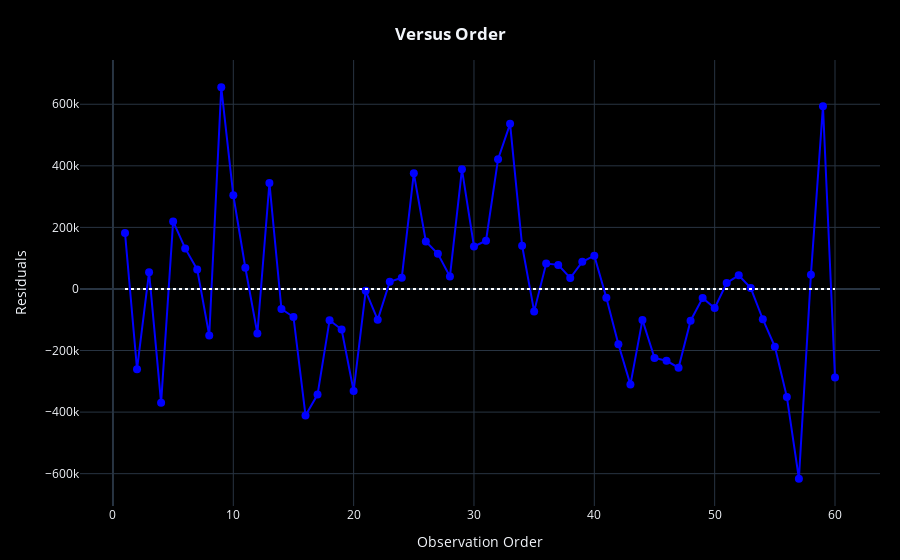

Write notebook code for a chart like this one.
### Markdown cell above
# 3. Supuesto de Errores No Correlacionados

Para que un modelo de regresión lineal sea válido, los errores o residuales deben ser independientes entre sí. Esto significa que el valor de un error no debe depender del valor de los errores anteriores, es decir, los errores deben estar no correlacionados. Si se presenta correlación, el modelo podría estar dejando patrones sin explicar, afectando la precisión de sus predicciones.

## Método Gráfico: Versus Order Plot

Una forma de validar la no correlación de los errores es mediante el Versus Order Plot. En este gráfico, el eje "x" representa la posición de cada observación en el orden temporal (1, 2, ..., n), y el eje "y" muestra el valor de los residuales. Este gráfico ayuda a identificar si los errores siguen algún patrón en función del tiempo u orden de observación. Si no se observa ningún patrón claro o tendencia en la dispersión de los puntos, podemos asumir que los errores no están correlacionados.

### Análisis Gráfico
Al observar el Versus Order Plot, notamos que no se presenta ningún patrón discernible o tendencia evidente en los residuales a través del tiempo, lo cual sugiere que los errores no están correlacionados. Por esta razón, podemos concluir que el supuesto de no correlación se cumple en base al análisis gráfico.

## Método Analítico: Prueba de Durbin-Watson

Para complementar la validación de este supuesto, utilizamos la prueba de Durbin-Watson, que es una prueba estadística que detecta la presencia de autocorrelación de primer orden en los errores de un modelo de regresión. Esta prueba es útil en contextos donde los errores se registran a intervalos de tiempo regulares y puede confirmar si existe correlación entre errores consecutivos.

### Análisis de la Prueba de Durbin-Watson
En este caso, los resultados de la prueba de Durbin-Watson no fueron concluyentes, por lo cual nos basamos en el análisis visual obtenido del Versus Order Plot. Dado que el gráfico no muestra un patrón de correlación, concluimos que se cumple el supuesto de no correlación en los errores.

### Code cell
fig = mejorModelo['versus_order'].update_layout(hovermode='x unified', margin=dict(r=20, b=20), autosize=True, plot_bgcolor='#000', paper_bgcolor='#000').update_xaxes(showticklabels=True).update_traces(hoverlabel=dict(bgcolor='#fff'))

fig.show(config=config)

### Figure 1 — Plotly figure (JSON) as saved in the notebook; plotly's stock layout.template omitted (floating-point values rounded to 4 significant figures)
{"data": [{"hoverlabel": {"bgcolor": "#fff"}, "hovertemplate": "Observation Order: %{x}<br>Residuals: %{y}", "legendgroup": "", "line": {"dash": "dot"}, "marker": {"color": "blue", "coloraxis": "coloraxis", "size": 8, "symbol": "circle"}, "mode": "markers", "name": "", "orientation": "v", "showlegend": false, "type": "scatter", "x": [1, 2, 3, 4, 5, 6, 7, 8, 9, 10, 11, 12, 13, 14, 15, 16, 17, 18, 19, 20, 21, 22, 23, 24, 25, 26, 27, 28, 29, 30, 31, 32, 33, 34, 35, 36, 37, 38, 39, 40, 41, 42, 43, 44, 45, 46, 47, 48, 49, 50, 51, 52, 53, 54, 55, 56, 57, 58, 59, 60], "xaxis": "x", "y": [182000.0, -260700.0, 54550.0, -369900.0, 219400.0, 131700.0, 63560.0, -151200.0, 655100.0, 304400.0, 68980.0, -144700.0, 344300.0, -65130.0, -91010.0, -411000.0, -343100.0, -101500.0, -131700.0, -331500.0, -6178.0, -100400.0, 23480.0, 36580.0, 375600.0, 154100.0, 114400.0, 40360.0, 388600.0, 137900.0, 156600.0, 421700.0, 536400.0, 140200.0, -72810.0, 82500.0, 78220.0, 35670.0, 88190.0, 108000.0, -28690.0, -179600.0, -310700.0, -100400.0, -224200.0, -233200.0, -255900.0, -103200.0, -29690.0, -62130.0, 19430.0, 44280.0, 2806.0, -98380.0, -187400.0, -350800.0, -616300.0, 46530.0, 593400.0, -287700.0], "yaxis": "y"}, {"hoverlabel": {"bgcolor": "#fff"}, "hovertemplate": "Observation Order=%{x}<br>Residuals=%{y}<extra></extra>", "legendgroup": "", "line": {"color": "blue", "dash": "solid", "width": 2}, "marker": {"symbol": "circle"}, "mode": "lines", "name": "", "orientation": "v", "showlegend": false, "type": "scatter", "x": [1, 2, 3, 4, 5, 6, 7, 8, 9, 10, 11, 12, 13, 14, 15, 16, 17, 18, 19, 20, 21, 22, 23, 24, 25, 26, 27, 28, 29, 30, 31, 32, 33, 34, 35, 36, 37, 38, 39, 40, 41, 42, 43, 44, 45, 46, 47, 48, 49, 50, 51, 52, 53, 54, 55, 56, 57, 58, 59, 60], "xaxis": "x", "y": [182000.0, -260700.0, 54550.0, -369900.0, 219400.0, 131700.0, 63560.0, -151200.0, 655100.0, 304400.0, 68980.0, -144700.0, 344300.0, -65130.0, -91010.0, -411000.0, -343100.0, -101500.0, -131700.0, -331500.0, -6178.0, -100400.0, 23480.0, 36580.0, 375600.0, 154100.0, 114400.0, 40360.0, 388600.0, 137900.0, 156600.0, 421700.0, 536400.0, 140200.0, -72810.0, 82500.0, 78220.0, 35670.0, 88190.0, 108000.0, -28690.0, -179600.0, -310700.0, -100400.0, -224200.0, -233200.0, -255900.0, -103200.0, -29690.0, -62130.0, 19430.0, 44280.0, 2806.0, -98380.0, -187400.0, -350800.0, -616300.0, 46530.0, 593400.0, -287700.0], "yaxis": "y"}], "layout": {"autosize": true, "coloraxis": {"colorbar": {"title": {"text": "Residuals"}}, "colorscale": [[0, "#0d0887"], [0.1111, "#46039f"], [0.2222, "#7201a8"], [0.3333, "#9c179e"], [0.4444, "#bd3786"], [0.5556, "#d8576b"], [0.6667, "#ed7953"], [0.7778, "#fb9f3a"], [0.8889, "#fdca26"], [1, "#f0f921"]]}, "hovermode": "x unified", "legend": {"tracegroupgap": 0}, "margin": {"b": 20, "r": 20, "t": 60}, "paper_bgcolor": "#000", "plot_bgcolor": "#000", "shapes": [{"line": {"color": "white", "dash": "dot"}, "type": "line", "x0": 1, "x1": 60, "y0": 0, "y1": 0}], "title": {"text": "<b>Versus Order</b>", "x": 0.5, "xanchor": "center", "y": 0.95, "yanchor": "top"}, "xaxis": {"anchor": "y", "domain": [0, 1], "showticklabels": true, "title": {"text": "Observation Order"}}, "yaxis": {"anchor": "x", "domain": [0, 1], "title": {"text": "Residuals"}}}}
